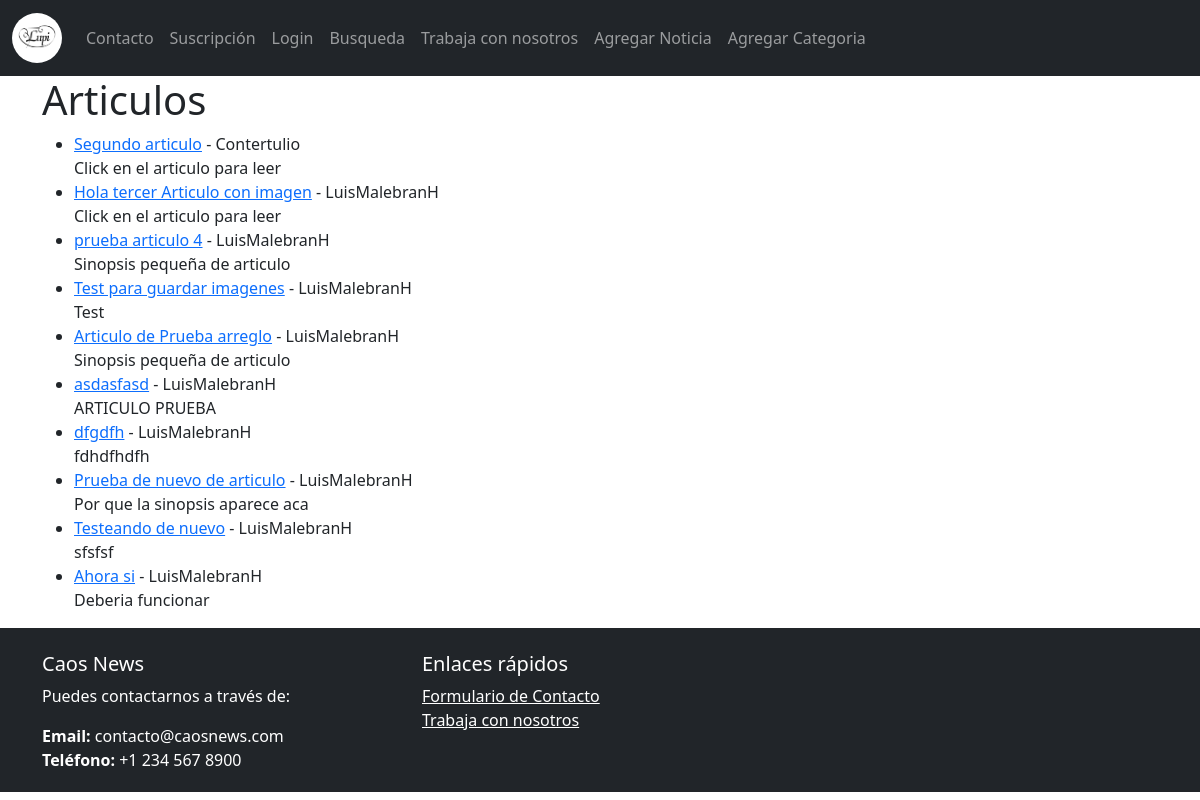
Page /SitioWebNoticiasCaos/ on the committed database.
### SitioWebNoticiasCaos/models.py (models this page shows, shortened)
class Articulo (models.Model):
    tituloArticulo = models.CharField(max_length=255)
    etiquetaTitulo = models.CharField(max_length=255, default="Noticias Caos")
    contenidoArticulo = RichTextField(blank=True, null=True)
    sinopsisArticulo = models.CharField(max_length=255)
    imagenArticulo = models.ImageField(upload_to = "img/", blank=True, null=True)
    fechaPublicacion = models.DateField(auto_now_add=True)
    usuarioAutor = models.ForeignKey(Autor, related_name='articulos_autor', on_delete=models.CASCADE)
    usuarioEditor = models.ForeignKey(Editor, related_name='articulos_editor', on_delete=models.CASCADE, blank=True, null=True)
    nombreCat = models.CharField(max_length=255, default="Sin Asignar")

class Autor (models.Model):
    usuarioAutor = models.OneToOneField(User, on_delete=models.CASCADE)
    priNomAutor = models.CharField(max_length=15)
    segNomAutor = models.CharField(max_length=15)
    apPaternoAutor = models.CharField(max_length=15)
    apMaternoAutor = models.CharField(max_length=15)
    fonoAutor = models.CharField(max_length=11)
    correoElectronico = models.CharField(max_length=40, default="example@email.com")
    def __str__(self):
        return str(self.usuarioAutor)

### SitioWebNoticiasCaos/views.py (the view)
# urls.py: path('', PaginaPrincipal.as_view(), name='indexprueba'),
class PaginaPrincipal(ListView):
    model = Articulo
    template_name = 'SitioWebNoticiasCaos/indexprueba.html'

### SitioWebNoticiasCaos/templates/SitioWebNoticiasCaos/indexprueba.html (shortened to what this page needs)
{% extends 'SitioWebNoticiasCaos/base_template.html' %}
{% block content %}
<h1> Articulos</h1>
<ul>
{% for Articulo in object_list %}
    <li><a href="{% url 'pagina_noticia' Articulo.pk %}"> {{ Articulo.tituloArticulo }}</a>
        - {{ Articulo.usuarioAutor }} <br/>
         {{ Articulo.sinopsisArticulo}}
    </li>
{% endfor %}
</ul>
{% endblock %}

### static/css/style.css (style rules this page uses)
body { position: relative; min-height: 100vh; }

### rows in the picture
Articulo: tituloArticulo "Segundo articulo", usuarioAutor "Contertulio", sinopsisArticulo "Click en el articulo para leer"
Articulo: tituloArticulo "Hola tercer Articulo con imagen", usuarioAutor "LuisMalebranH", sinopsisArticulo "Click en el articulo para leer"
Articulo: tituloArticulo "prueba articulo 4", usuarioAutor "LuisMalebranH", sinopsisArticulo "Sinopsis pequeña de articulo"
Articulo: tituloArticulo "Test para guardar imagenes", usuarioAutor "LuisMalebranH", sinopsisArticulo "Test"
Articulo: tituloArticulo "Articulo de Prueba arreglo", usuarioAutor "LuisMalebranH", sinopsisArticulo "Sinopsis pequeña de articulo"
Articulo: tituloArticulo "asdasfasd", usuarioAutor "LuisMalebranH", sinopsisArticulo "ARTICULO PRUEBA"
Articulo: tituloArticulo "dfgdfh", usuarioAutor "LuisMalebranH", sinopsisArticulo "fdhdfhdfh"
Articulo: tituloArticulo "Prueba de nuevo de articulo", usuarioAutor "LuisMalebranH", sinopsisArticulo "Por que la sinopsis aparece aca"
Articulo: tituloArticulo "Testeando de nuevo", usuarioAutor "LuisMalebranH", sinopsisArticulo "sfsfsf"
Articulo: tituloArticulo "Ahora si", usuarioAutor "LuisMalebranH", sinopsisArticulo "Deberia funcionar"
